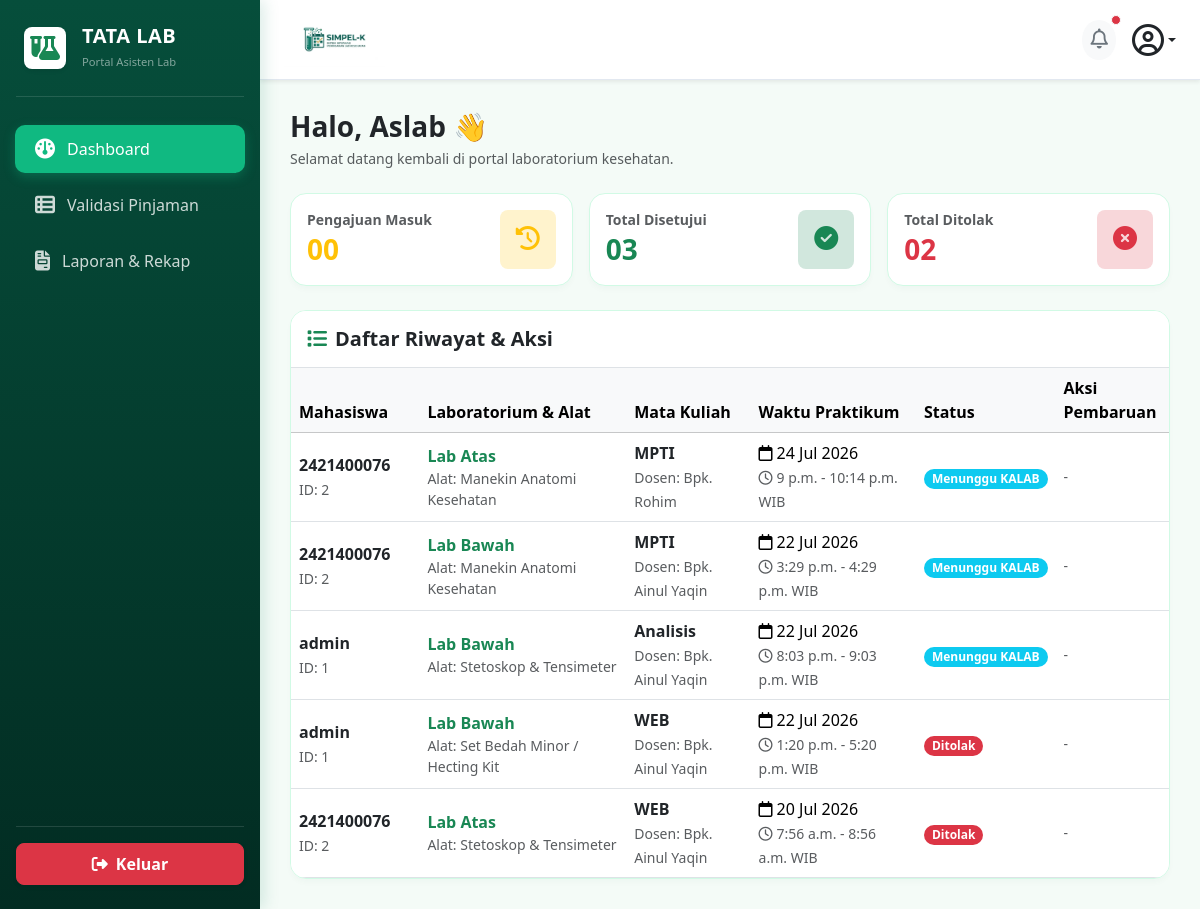
The app's page /aslab/dashboard/ (signed in), older data.
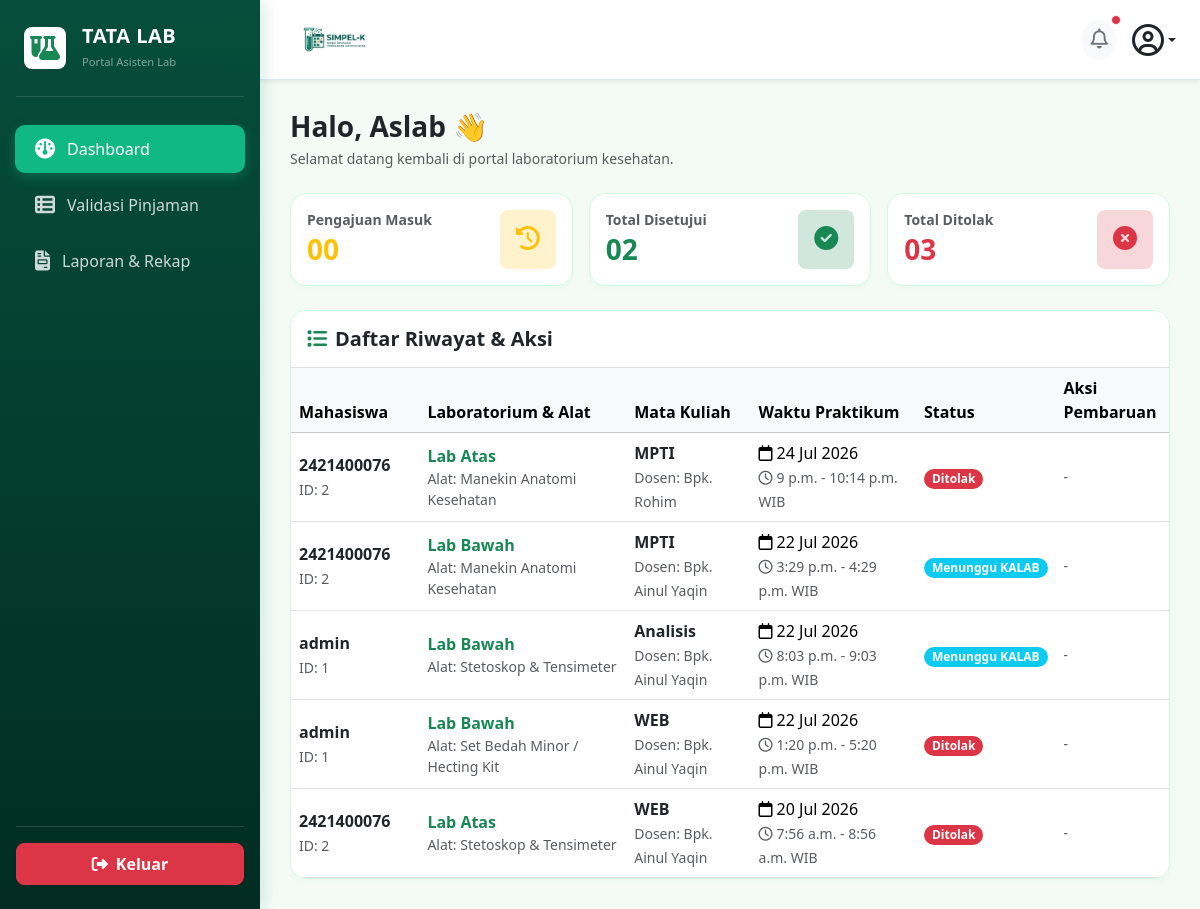
The same page, newer data.
### core_auth/models.py (models this page shows, shortened)
class Peminjaman(models.Model):
    STATUS_CHOICES = [
        ('pending', 'Menunggu Validasi ASLAB'),
        ('verified', 'Menunggu Persetujuan KALAB'),
        ('disetujui', 'Disetujui / Jadwal Dikunci'),
        ('ditolak', 'Ditolak'),
        ('selesai', 'Selesai / Sudah Dikembalikan'),
    ]
    mahasiswa = models.ForeignKey(settings.AUTH_USER_MODEL, on_delete=models.CASCADE, related_name='peminjaman_mahasiswa')
    ruang_lab = models.ForeignKey(RuangLab, on_delete=models.CASCADE)
    alat_bahan = models.ForeignKey(AlatBahan, on_delete=models.PROTECT)
    keperluan = models.TextField()
    nama_dosen = models.CharField(max_length=100)
    mata_kuliah = models.CharField(max_length=100)
    tanggal_pinjam = models.DateField()
    wkt_mulai = models.TimeField()
    wkt_akhir = models.TimeField()
    status = models.CharField(max_length=20, choices=STATUS_CHOICES, default='pending')
    di_validasi_oleh = models.ForeignKey(
        settings.AUTH_USER_MODEL,
        on_delete=models.SET_NULL,
        blank=True,
        null=True,
        related_name='aslab_verifikator'
    )
    tgl_pengajuan = models.DateTimeField(auto_now_add=True)
    catatan_tolak = models.TextField(blank=True, null=True)

class User(AbstractUser):
    ROLE_CHOICES = [
        ('mahasiswa', 'Mahasiswa/PJMK'),
        ('aslab', 'Asisten Laboratorium'),
        ('kaleb', 'Kepala Laboratorium'),
    ]
    role = models.CharField(max_length=20, choices=ROLE_CHOICES, default='mahasiswa')
    nim = models.CharField(max_length=20, blank=True, null=True, unique=True)
    prodi = models.CharField(max_length=50, blank=True, null=True)
    no_hp = models.CharField(max_length=15, blank=True, null=True)

class RuangLab(models.Model):
    nama_ruang = models.CharField(max_length=100)
    kapasitas = models.IntegerField()
    deskripsi = models.TextField(blank=True, null=True)

class AlatBahan(models.Model):
    nama_alat = models.CharField(max_length=100)
    stok_tersedia = models.IntegerField(default=0)
    satuan = models.CharField(max_length=20, default='Pcs')

### aslab/views.py (the view)
# urls.py: path('dashboard/', views.dashboard_aslab, name='dashboard'),
@login_required(login_url='core_auth:login')
def dashboard_aslab(request):
    redirect_target = cekk_role_aslab(request.user)
    if redirect_target:
        messages.error(request, "Anda tidak memiliki hak akses sebagai ASLAB!")
        return redirect(redirect_target)
    semua_peminjaman = Peminjaman.objects.exclude(mahasiswa__username__icontains='aslab').order_by('-tanggal_pinjam')
    total_masuk = semua_peminjaman.filter(status__in=['pending', 'pengembalian_diajukan']).count()
    total_disetujui = semua_peminjaman.filter(status__in=['verified', 'disetujui', 'selesai']).count()
    total_ditolak = semua_peminjaman.filter(status='ditolak').count()
    context = {
        'semua_peminjaman': semua_peminjaman,
        'total_masuk': total_masuk,
        'total_disetujui': total_disetujui,
        'total_ditolak': total_ditolak,
    }
    return render(request, 'aslab/dashboard.html', context)

### aslab/views.py (called while the page is built)
def cekk_role_aslab(user):
    username_lower = user.username.lower()
    if 'kalab' in username_lower or user.groups.filter(name__iexact='KALAB').exists() or getattr(user, 'role', '') == 'KALAB':
        return 'kalab:dashboard'
    elif not ('aslab' in username_lower or user.groups.filter(name__iexact='ASLAB').exists() or getattr(user, 'role', '') == 'ASLAB'):
        return 'mahasiswa:dashboard'
    return None

### aslab/templates/aslab/dashboard.html (shortened to what the changed rows need)
{% load static %}
<!DOCTYPE html>
<html lang="id">
<head>
    <link href="https://cdn.jsdelivr.net/npm/bootstrap@5.3.2/dist/css/bootstrap.min.css" rel="stylesheet">
    <link rel="stylesheet" href="https://cdnjs.cloudflare.com/ajax/libs/font-awesome/6.4.2/css/all.min.css">
</head>
<body>
    <div class="main-content">
        <div class="row g-3 mb-4">
            <div class="col-12 col-sm-4">
                <div class="card card-custom p-3 bg-white">
                    <div class="d-flex align-items-center justify-content-between">
                        <div>
                            <h6 class="text-muted fw-bold mb-1 small">Total Disetujui</h6>
                            <h3 class="fw-bold text-success mb-0">{{ total_disetujui|stringformat:"02d" }}</h3>
                        </div>
                    </div>
                </div>
            </div>
            <div class="col-12 col-sm-4">
                <div class="card card-custom p-3 bg-white">
                    <div class="d-flex align-items-center justify-content-between">
                        <div>
                            <h6 class="text-muted fw-bold mb-1 small">Total Ditolak</h6>
                            <h3 class="fw-bold text-danger mb-0">{{ total_ditolak|stringformat:"02d" }}</h3>
                        </div>
                    </div>
                </div>
            </div>
        </div>
        <div class="card card-custom bg-white overflow-hidden">
            <div class="table-responsive">
                <table class="table table-hover align-middle mb-0" style="min-width: 800px;">
                    <thead class="table-light">
                        <tr>
                            <th style="width: 15%;">Mahasiswa</th>
                            <th style="width: 25%;">Laboratorium & Alat</th>
                            <th style="width: 15%;">Mata Kuliah</th>
                            <th style="width: 20%;">Waktu Praktikum</th>
                            <th style="width: 12%;">Status</th>
                            <th style="width: 13%;">Aksi Pembaruan</th>
                        </tr>
                    </thead>
                    <tbody>
                        {% for pinjam in semua_peminjaman %}
                        <tr>
                            <td>
                                <div class="fw-bold text-dark">{{ pinjam.mahasiswa.username }}</div>
                                <small class="text-muted">ID: {{ pinjam.mahasiswa.id }}</small>
                            </td>
                            <td>
                                <div class="fw-bold text-success">{{ pinjam.ruang_lab.nama_ruang }}</div>
                                <small class="text-muted d-block">Alat: {{ pinjam.alat_bahan.nama_alat }}</small>
                            </td>
                            <td>
                                <div class="fw-bold text-dark">{{ pinjam.mata_kuliah }}</div>
                                <small class="text-muted">
                                    Dosen: {{ pinjam.dosen|default:pinjam.nama_dosen|default:"-" }}
                                </small>
                            </td>
                            <td>
                                <div><i class="fa-regular fa-calendar me-1"></i>{{ pinjam.tanggal_pinjam|date:"d M Y" }}</div>
                                <small class="text-muted"><i class="fa-regular fa-clock me-1"></i>{{ pinjam.wkt_mulai }} - {{ pinjam.wkt_akhir }} WIB</small>
                            </td>
                            <td>
                                {% if pinjam.status == 'pending' %}
                                <span class="badge bg-warning text-dark px-2 py-1 rounded-pill small">Menunggu ASLAB</span>
                                {% elif pinjam.status == 'verified' %}
                                <span class="badge bg-info text-white px-2 py-1 rounded-pill small">Menunggu KALAB</span>
                                {% elif pinjam.status == 'disetujui' %}
                                <span class="badge bg-success px-2 py-1 rounded-pill small">Disetujui</span>
                                {% elif pinjam.status == 'pengembalian_diajukan' %}
                                <span class="badge bg-warning text-dark px-2 py-1 rounded-pill small">Ajukan Pengembalian</span>
                                {% elif pinjam.status == 'selesai' %}
                                <span class="badge bg-primary px-2 py-1 rounded-pill small">Selesai</span>
                                {% else %}
                                <span class="badge bg-danger px-2 py-1 rounded-pill small">Ditolak</span>
                                {% endif %}
                            </td>
                            <td>
                                <div class="btn-action-group">
                                    {% if pinjam.status == 'pending' %}
                                    <a href="{% url 'aslab:verifikasi' pinjam.id 'verifikasi' %}"
                                        class="btn btn-success btn-action"
                                        onclick="return confirm('Verifikasi peminjaman ini ke KALAB?');">
                                        <i class="fa-solid fa-check"></i> Verifikasi
                                    </a>
                                    <a href="{% url 'aslab:verifikasi' pinjam.id 'tolak' %}"
                                        class="btn btn-danger btn-action"
                                        onclick="return confirm('Yakin ingin MENOLAK peminjaman ini?');">
                                        <i class="fa-solid fa-xmark"></i> Tolak
                                    </a>
                                    {% elif pinjam.status == 'pengembalian_diajukan' %}
                                    <a href="{% url 'aslab:verifikasi' pinjam.id 'selesai' %}"
                                        class="btn btn-primary btn-action"
                                        onclick="return confirm('Konfirmasi bahwa alat/lab sudah selesai dikembalikan?');">
                                        <i class="fa-solid fa-box-archive"></i> Selesai
                                    </a>
                                    {% else %}
                                    <span class="text-muted small italic">-</span>
                                    {% endif %}
                                </div>
                            </td>
                        </tr>
                        {% empty %}
                        <tr>
                            <td colspan="6" class="text-center py-4 text-muted">Belum ada data pengajuan peminjaman laboratorium.</td>
                        </tr>
                        {% endfor %}
                    </tbody>
                </table>
            </div>
        </div>
    </div>
</body>
</html>

Row changes from the older to the newer data that the page shows:
changed Peminjaman "24 Jul 2026": status "Menunggu KALAB" → "Ditolak"
Text that changed along with them:
{{ total_disetujui|stringformat:"02d" }}: "03" → "02"
{{ total_ditolak|stringformat:"02d" }}: "02" → "03"
